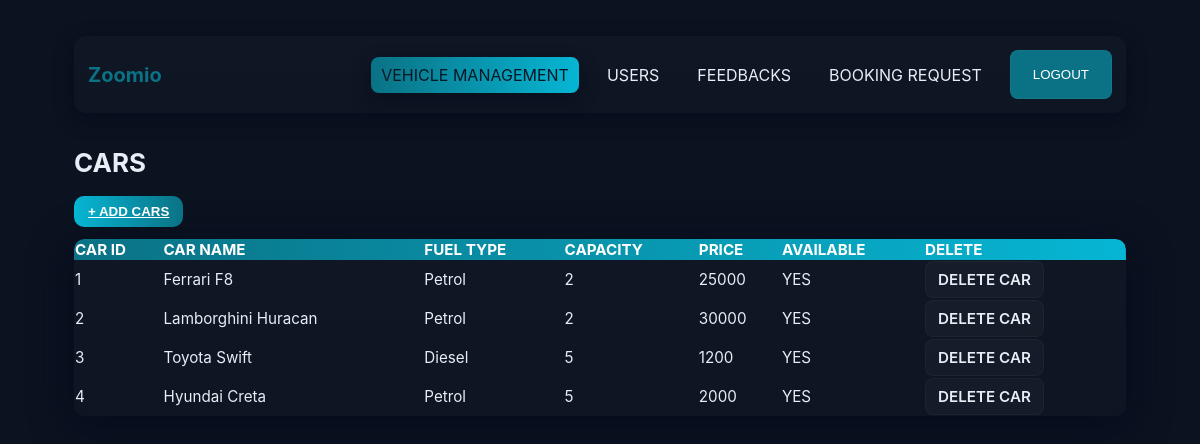
Page /adminvehicle.php on the earlier database version.
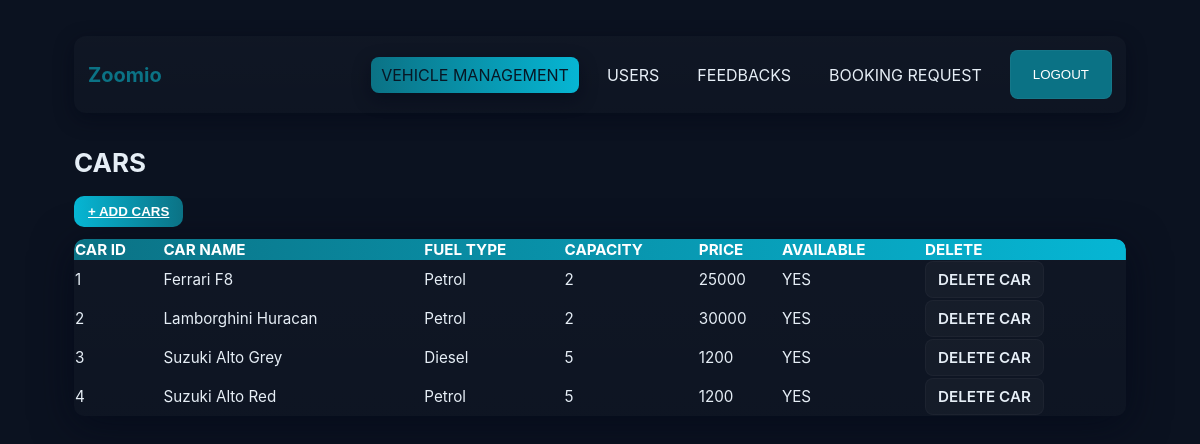
Same page on the later database version.
### tables this page shows
CREATE TABLE IF NOT EXISTS `cars` (
  `CAR_ID` INT NOT NULL AUTO_INCREMENT PRIMARY KEY,
  `CAR_NAME` VARCHAR(150) NOT NULL,
  `FUEL_TYPE` VARCHAR(50) NOT NULL,
  `CAPACITY` INT NOT NULL,
  `PRICE` INT NOT NULL,
  `CAR_IMG` VARCHAR(255) DEFAULT NULL,
  `AVAILABLE` ENUM('Y','N') DEFAULT 'Y'
);

### adminvehicle.php (the view, shortened to what this page needs)
<!DOCTYPE html>
<html lang="en">
<head>
    <link rel="stylesheet" href="css/app.css">
    </head>
    <body>
    <div class="site-container">
<?php
require_once('connection.php');
$cur = basename($_SERVER['PHP_SELF']);
$query="SELECT *from cars";
$queryy=mysqli_query($con,$query);
?>
<div class="hai">
        <div class="navbar">
            <div class="icon">
                <h2 class="logo">Zoomio</h2>
            </div>
                        <div class="menu">
                                <ul>
                                        <li><a href="adminvehicle.php" class="<?php echo ($cur=='adminvehicle.php')?'active':''; ?>">VEHICLE MANAGEMENT</a></li>
                                        <li><a href="adminusers.php" class="<?php echo ($cur=='adminusers.php')?'active':''; ?>">USERS</a></li>
                                        <li><a href="admindash.php" class="<?php echo ($cur=='admindash.php')?'active':''; ?>">FEEDBACKS</a></li>
                                        <li><a href="adminbook.php" class="<?php echo ($cur=='adminbook.php')?'active':''; ?>">BOOKING REQUEST</a></li>
                                    <li> <button class="nn"><a href="index.php">LOGOUT</a></button></li>
                                </ul>
                        </div>
         </div>
         </div>
        <div>
            <h1 class="header">CARS</h1>
            <button class="add"><a href="addcar.php">+ ADD CARS</a></button>
            <div>
                <div>
                    <table class="content-table">
                <thead>
                    <tr>
                        <th>CAR ID</th>
                        <th>CAR NAME</th>
                        <th>FUEL TYPE</th>
                        <th>CAPACITY</th>
                        <th>PRICE</th>
                        <th>AVAILABLE</th>
                        <th>DELETE</th>
                    </tr>
                </thead>
                <tbody>
                <?php
                while($res=mysqli_fetch_array($queryy)){
                ?>
                <tr  class="active-row">
                    <td><?php echo $res['CAR_ID'];?></php></td>
                    <td><?php echo $res['CAR_NAME'];?></php></td>
                    <td><?php echo $res['FUEL_TYPE'];?></php></td>
                    <td><?php echo $res['CAPACITY'];?></php></td>
                    <td><?php echo $res['PRICE'];?></php></td>
                    <td><?php
                    if($res['AVAILABLE']=='Y')
                    {
                        echo 'YES';
                    }
                    else{
                        echo 'NO';
                    }
                    ?></php></td>
                    <td><a class="but" data-confirm="Delete this car?" href="deletecar.php?id=<?php echo $res['CAR_ID']?>">DELETE CAR</a></td>
                </tr>
               <?php } ?>
                </tbody>
                </table>
                </div>
            </div>
        </div>
    </div>
    </body>
    </html>

Differences in the rows shown:
changed cars "Diesel": CAR_NAME "Toyota Swift" → "Suzuki Alto Grey"
changed cars id 4: CAR_NAME "Hyundai Creta" → "Suzuki Alto Red"; PRICE "2000" → "1200"
